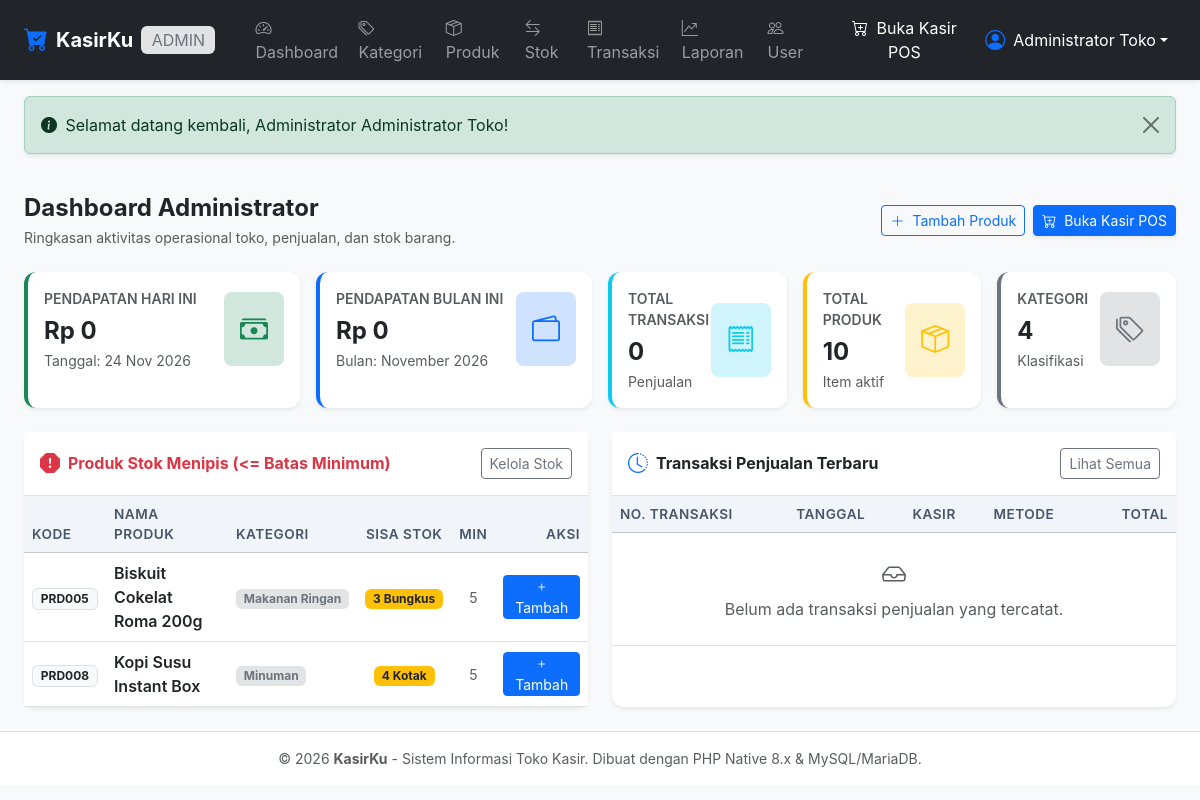
/admin/index.php (signed in), run on the app's committed database.
### tables this page shows
CREATE TABLE IF NOT EXISTS `produk` (
    `id_produk` INT AUTO_INCREMENT PRIMARY KEY,
    `kode_produk` VARCHAR(50) NOT NULL UNIQUE,
    `nama_produk` VARCHAR(150) NOT NULL,
    `id_kategori` INT NOT NULL,
    `harga_beli` DECIMAL(12, 2) NOT NULL DEFAULT 0.00,
    `harga_jual` DECIMAL(12, 2) NOT NULL DEFAULT 0.00,
    `stok` INT NOT NULL DEFAULT 0,
    `stok_minimum` INT NOT NULL DEFAULT 5,
    `satuan` VARCHAR(30) NOT NULL DEFAULT 'pcs',
    `gambar` VARCHAR(255) NULL DEFAULT NULL,
    `created_at` TIMESTAMP DEFAULT CURRENT_TIMESTAMP,
    `updated_at` TIMESTAMP DEFAULT CURRENT_TIMESTAMP ON UPDATE CURRENT_TIMESTAMP,
    INDEX `idx_produk_kategori` (`id_kategori`),
    INDEX `idx_produk_nama` (`nama_produk`),
    INDEX `idx_produk_stok` (`stok`),
    CONSTRAINT `fk_produk_kategori` FOREIGN KEY (`id_kategori`)
        REFERENCES `kategori` (`id_kategori`)
        ON UPDATE CASCADE
        ON DELETE RESTRICT
);

CREATE TABLE IF NOT EXISTS `kategori` (
    `id_kategori` INT AUTO_INCREMENT PRIMARY KEY,
    `nama_kategori` VARCHAR(100) NOT NULL,
    `created_at` TIMESTAMP DEFAULT CURRENT_TIMESTAMP,
    `updated_at` TIMESTAMP DEFAULT CURRENT_TIMESTAMP ON UPDATE CURRENT_TIMESTAMP,
    INDEX `idx_kategori_nama` (`nama_kategori`)
);

### config/database.php (called while the page is built, shortened)
<?php
function format_rupiah($angka) {
    return 'Rp ' . number_format((float)$angka, 0, ',', '.');
}
function e($string) {
    return htmlspecialchars((string)$string, ENT_QUOTES, 'UTF-8');
}
function base_url($path = '') {
    return BASE_URL . ltrim($path, '/');
}

### admin/index.php (the view, shortened to what this page needs)
<?php
require_once __DIR__ . '/../includes/admin_auth.php';
try {
    $stmtProduk = $pdo->query("SELECT COUNT(*) FROM produk");
    $totalProduk = (int)$stmtProduk->fetchColumn();
    $stmtKategori = $pdo->query("SELECT COUNT(*) FROM kategori");
    $totalKategori = (int)$stmtKategori->fetchColumn();
    $stmtTrx = $pdo->query("SELECT COUNT(*) FROM penjualans");
    $totalTransaksi = (int)$stmtTrx->fetchColumn();
    $stmtHariIni = $pdo->query("SELECT COALESCE(SUM(total), 0) FROM penjualans WHERE DATE(tanggal) = CURDATE()");
    $pendapatanHariIni = (float)$stmtHariIni->fetchColumn();
    $stmtBulanIni = $pdo->query("SELECT COALESCE(SUM(total), 0) FROM penjualans WHERE MONTH(tanggal) = MONTH(CURDATE()) AND YEAR(tanggal) = YEAR(CURDATE())");
    $pendapatanBulanIni = (float)$stmtBulanIni->fetchColumn();
    $stmtStokMenipis = $pdo->query("
        SELECT p.*, k.nama_kategori
        FROM produk p
        LEFT JOIN kategori k ON p.id_kategori = k.id_kategori
        WHERE p.stok <= p.stok_minimum
        ORDER BY p.stok ASC
        LIMIT 6
    ");
    $stokMenipisList = $stmtStokMenipis->fetchAll();
    $stmtTrxTerbaru = $pdo->query("
        SELECT p.*, u.nama AS nama_kasir
        FROM penjualans p
        LEFT JOIN users u ON p.id_user = u.id_user
        ORDER BY p.tanggal DESC
        LIMIT 5
    ");
    $transaksiTerbaru = $stmtTrxTerbaru->fetchAll();
} catch (PDOException $e) {
    die("Terjadi kesalahan memuat dashboard: " . htmlspecialchars($e->getMessage()));
}
require_once __DIR__ . '/../includes/header.php';
require_once __DIR__ . '/../includes/navbar.php';
?>
<div class="container-fluid px-3 px-lg-4 py-4">
    <div class="d-flex flex-wrap justify-content-between align-items-center mb-4 gap-2">
        <div>
            <h4 class="fw-bold mb-1 text-dark">Dashboard Administrator</h4>
            <p class="text-muted small mb-0">Ringkasan aktivitas operasional toko, penjualan, dan stok barang.</p>
        </div>
        <div class="d-flex gap-2">
            <a href="<?= base_url('admin/produk/tambah.php'); ?>" class="btn btn-outline-primary btn-sm">
                <i class="bi bi-plus-lg me-1"></i> Tambah Produk
            </a>
            <a href="<?= base_url('kasir/transaksi.php'); ?>" class="btn btn-primary btn-sm shadow-sm">
                <i class="bi bi-cart-plus me-1"></i> Buka Kasir POS
            </a>
        </div>
    </div>
    <div class="row g-3 mb-4">
        <div class="col-12 col-sm-6 col-xl-3">
            <div class="card h-100 border-0 shadow-sm border-start border-success border-4">
                <div class="card-body p-3">
                    <div class="d-flex justify-content-between align-items-center">
                        <div>
                            <div class="text-muted small fw-semibold text-uppercase">Pendapatan Hari Ini</div>
                            <h4 class="fw-bold text-dark mt-2 mb-0"><?= format_rupiah($pendapatanHariIni); ?></h4>
                            <div class="small text-muted mt-1">Tanggal: <?= date('d M Y'); ?></div>
                        </div>
                        <div class="p-3 bg-success-subtle rounded-3 text-success">
                            <i class="bi bi-cash-stack fs-3"></i>
                        </div>
                    </div>
                </div>
            </div>
        </div>
        <div class="col-12 col-sm-6 col-xl-3">
            <div class="card h-100 border-0 shadow-sm border-start border-primary border-4">
                <div class="card-body p-3">
                    <div class="d-flex justify-content-between align-items-center">
                        <div>
                            <div class="text-muted small fw-semibold text-uppercase">Pendapatan Bulan Ini</div>
                            <h4 class="fw-bold text-dark mt-2 mb-0"><?= format_rupiah($pendapatanBulanIni); ?></h4>
                            <div class="small text-muted mt-1">Bulan: <?= date('F Y'); ?></div>
                        </div>
                        <div class="p-3 bg-primary-subtle rounded-3 text-primary">
                            <i class="bi bi-wallet2 fs-3"></i>
                        </div>
                    </div>
                </div>
            </div>
        </div>
        <div class="col-12 col-sm-6 col-xl-2">
            <div class="card h-100 border-0 shadow-sm border-start border-info border-4">
                <div class="card-body p-3">
                    <div class="d-flex justify-content-between align-items-center">
                        <div>
                            <div class="text-muted small fw-semibold text-uppercase">Total Transaksi</div>
                            <h4 class="fw-bold text-dark mt-2 mb-0"><?= number_format($totalTransaksi); ?></h4>
                            <div class="small text-muted mt-1">Penjualan</div>
                        </div>
                        <div class="p-3 bg-info-subtle rounded-3 text-info">
                            <i class="bi bi-receipt fs-3"></i>
                        </div>
                    </div>
                </div>
            </div>
        </div>
        <div class="col-12 col-sm-6 col-xl-2">
            <div class="card h-100 border-0 shadow-sm border-start border-warning border-4">
                <div class="card-body p-3">
                    <div class="d-flex justify-content-between align-items-center">
                        <div>
                            <div class="text-muted small fw-semibold text-uppercase">Total Produk</div>
                            <h4 class="fw-bold text-dark mt-2 mb-0"><?= number_format($totalProduk); ?></h4>
                            <div class="small text-muted mt-1">Item aktif</div>
                        </div>
                        <div class="p-3 bg-warning-subtle rounded-3 text-warning">
                            <i class="bi bi-box-seam fs-3"></i>
                        </div>
                    </div>
                </div>
            </div>
        </div>
        <div class="col-12 col-sm-6 col-xl-2">
            <div class="card h-100 border-0 shadow-sm border-start border-secondary border-4">
                <div class="card-body p-3">
                    <div class="d-flex justify-content-between align-items-center">
                        <div>
                            <div class="text-muted small fw-semibold text-uppercase">Kategori</div>
                            <h4 class="fw-bold text-dark mt-2 mb-0"><?= number_format($totalKategori); ?></h4>
                            <div class="small text-muted mt-1">Klasifikasi</div>
                        </div>
                        <div class="p-3 bg-secondary-subtle rounded-3 text-secondary">
                            <i class="bi bi-tags fs-3"></i>
                        </div>
                    </div>
                </div>
            </div>
        </div>
    </div>
    <div class="row g-4">
        <div class="col-12 col-lg-6">
            <div class="card border-0 shadow-sm h-100">
                <div class="card-header bg-white py-3 d-flex justify-content-between align-items-center border-bottom">
                    <div class="fw-bold text-danger d-flex align-items-center">
                        <i class="bi bi-exclamation-octagon-fill me-2 fs-5"></i>
                        <span>Produk Stok Menipis (<= Batas Minimum)</span>
                    </div>
                    <a href="<?= base_url('admin/stok/index.php'); ?>" class="btn btn-sm btn-outline-secondary">
                        Kelola Stok
                    </a>
                </div>
                <div class="card-body p-0">
                    <div class="table-responsive">
                        <table class="table table-hover align-middle mb-0">
                            <thead class="table-light">
                                <tr>
                                    <th>Kode</th>
                                    <th>Nama Produk</th>
                                    <th>Kategori</th>
                                    <th class="text-center">Sisa Stok</th>
                                    <th class="text-center">Min</th>
                                    <th class="text-end">Aksi</th>
                                </tr>
                            </thead>
                            <tbody>
                                <?php if (empty($stokMenipisList)): ?>
                                    <tr>
                                        <td colspan="6" class="text-center py-4 text-muted">
                                            <i class="bi bi-check-circle text-success fs-4 d-block mb-1"></i>
                                            Semua stok produk dalam kondisi aman.
                                        </td>
                                    </tr>
                                <?php else: ?>
                                    <?php foreach ($stokMenipisList as $item): ?>
                                        <tr>
                                            <td><span class="badge bg-light text-dark border"><?= e($item['kode_produk']); ?></span></td>
                                            <td class="fw-semibold text-dark"><?= e($item['nama_produk']); ?></td>
                                            <td><span class="badge bg-secondary-subtle text-secondary"><?= e($item['nama_kategori'] ?? 'Tanpa Kategori'); ?></span></td>
                                            <td class="text-center">
                                                <span class="badge <?= $item['stok'] <= 0 ? 'bg-danger' : 'bg-warning text-dark'; ?> px-2 py-1">
                                                    <?= (int)$item['stok']; ?> <?= e($item['satuan']); ?>
                                                </span>
                                            </td>
                                            <td class="text-center text-muted small"><?= (int)$item['stok_minimum']; ?></td>
                                            <td class="text-end">
                                                <a href="<?= base_url('admin/stok/index.php?id_produk=' . $item['id_produk']); ?>" class="btn btn-sm btn-primary py-0 px-2" title="Tambah Stok">
                                                    <i class="bi bi-plus"></i> Tambah
                                                </a>
                                            </td>
                                        </tr>
                                    <?php endforeach; ?>
                                <?php endif; ?>
                            </tbody>
                        </table>
                    </div>
                </div>
            </div>
        </div>
        <div class="col-12 col-lg-6">
            <div class="card border-0 shadow-sm h-100">
                <div class="card-header bg-white py-3 d-flex justify-content-between align-items-center border-bottom">
                    <div class="fw-bold text-dark d-flex align-items-center">
                        <i class="bi bi-clock-history me-2 fs-5 text-primary"></i>
                        <span>Transaksi Penjualan Terbaru</span>
                    </div>
                    <a href="<?= base_url('admin/transaksi/index.php'); ?>" class="btn btn-sm btn-outline-secondary">
                        Lihat Semua
                    </a>
                </div>
                <div class="card-body p-0">
                    <div class="table-responsive">
                        <table class="table table-hover align-middle mb-0">
                            <thead class="table-light">
                                <tr>
                                    <th>No. Transaksi</th>
                                    <th>Tanggal</th>
                                    <th>Kasir</th>
                                    <th>Metode</th>
                                    <th class="text-end">Total</th>
                                </tr>
                            </thead>
                            <tbody>
                                <?php if (empty($transaksiTerbaru)): ?>
                                    <tr>
                                        <td colspan="5" class="text-center py-4 text-muted">
                                            <i class="bi bi-inbox fs-4 d-block mb-1"></i>
                                            Belum ada transaksi penjualan yang tercatat.
                                        </td>
                                    </tr>
                                <?php endif; ?>
                            </tbody>
                        </table>
                    </div>
                </div>
            </div>
        </div>
    </div>
</div>
<?php require_once __DIR__ . '/../includes/footer.php'; ?>

### assets/css/style.css (style rules this page uses)
:root { --primary-color: #0d6efd; --primary-hover: #0b5ed7; --sidebar-width: 260px; }
body { font-family: -apple-system, BlinkMacSystemFont, "Segoe UI", Roboto, "Helvetica Neue", Arial, sans-serif; color: #334155; background-color: #f8fafc; }
.card { border: 1px solid rgba(226, 232, 240, 0.8); box-shadow: 0 1px 3px 0 rgba(0, 0, 0, 0.05); border-radius: 0.75rem; }
.table th { font-weight: 600; color: #475569; font-size: 0.85rem; text-transform: uppercase; letter-spacing: 0.5px; background-color: #f1f5f9; }

### data on the page
produk: kode_produk "PRD005", nama_produk "Biskuit Cokelat Roma 200g", id_kategori.nama_kategori "Makanan Ringan", stok "3", satuan "Bungkus", stok_minimum "5"
produk: kode_produk "PRD008", nama_produk "Kopi Susu Instant Box", id_kategori.nama_kategori "Minuman", stok "4", satuan "Kotak", stok_minimum "5"

### other printed values
$currentRole "ADMIN"
$currentNama "Administrator Toko"
$flash['message'] "Selamat datang kembali, Administrator Administrator Toko!"
format_rupiah($pendapatanHariIni) "Rp 0"
format_rupiah($pendapatanBulanIni) "Rp 0"
$totalTransaksi "0"
$totalProduk "10"
$totalKategori "4"
